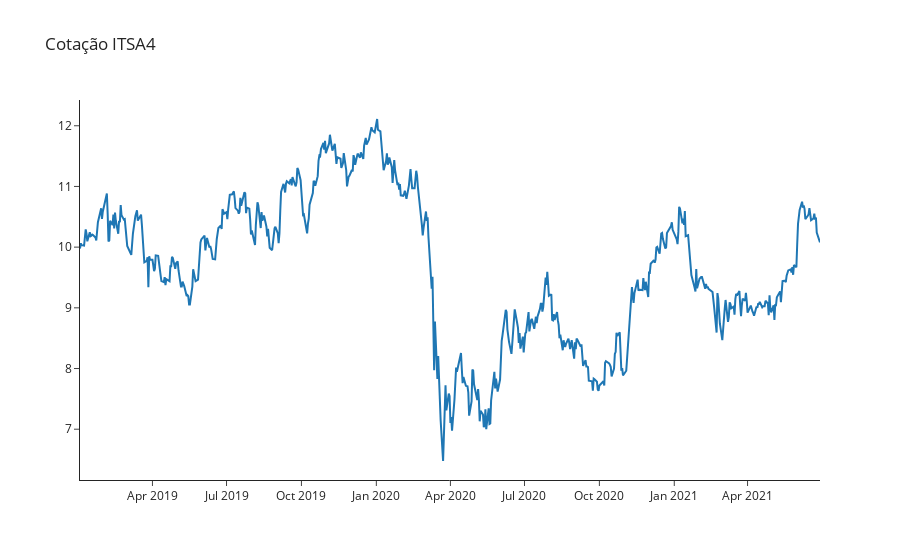

The code cell stored with this chart in its notebook:
### Markdown cell above
## **4. Visualização dos Dados**

### Code cell
fig = go.Figure()
fig.add_trace(go.Scatter(name='ITSA4', x=itsa4.index, y=itsa4['ITAU']))
fig.update_layout(title_text='Cotação ITSA4', template='simple_white')
fig.show()

### Figure 1 — Plotly figure (JSON) as saved in the notebook; plotly's stock layout.template omitted (floating-point values rounded to 4 significant figures; data arrays with more than 128 entries replaced by an {"elided": "..."} marker saying what was removed)
{"data": [{"name": "ITSA4", "type": "scatter", "x": {"elided": "617 str values"}, "y": {"elided": "617 float values"}}], "layout": {"title": {"text": "Cotação ITSA4"}}}
